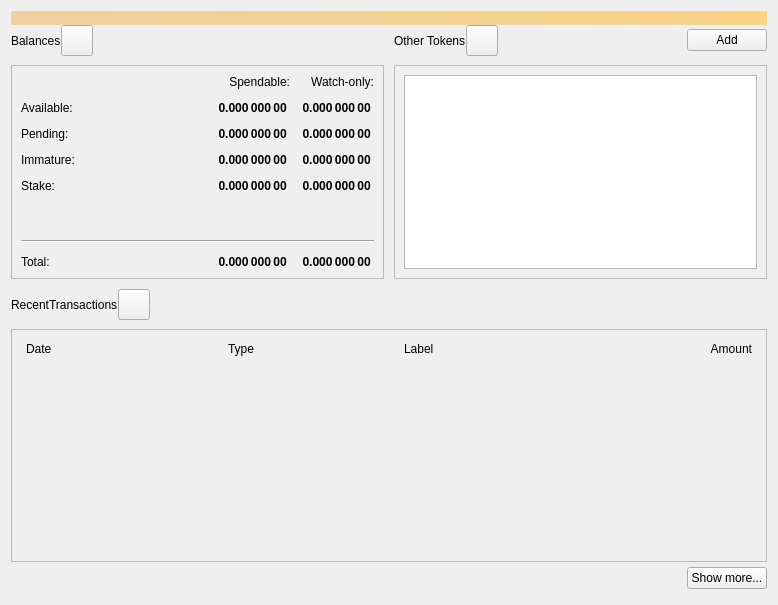
<?xml version="1.0" encoding="UTF-8"?>
<ui version="4.0">
 <class>OverviewPage</class>
 <widget class="QWidget" name="OverviewPage">
  <property name="geometry">
   <rect>
    <x>0</x>
    <y>0</y>
    <width>778</width>
    <height>605</height>
   </rect>
  </property>
  <property name="windowTitle">
   <string>Form</string>
  </property>
  <layout class="QVBoxLayout" name="topLayout">
   <property name="spacing">
    <number>0</number>
   </property>
   <item>
    <widget class="QLabel" name="labelAlerts">
     <property name="visible">
      <bool>false</bool>
     </property>
     <property name="styleSheet">
      <string notr="true">QLabel { background-color: qlineargradient(x1: 0, y1: 0, x2: 1, y2: 0, stop:0 #F0D0A0, stop:1 #F8D488); color:#000000; }</string>
     </property>
     <property name="wordWrap">
      <bool>true</bool>
     </property>
     <property name="margin">
      <number>3</number>
     </property>
     <property name="textInteractionFlags">
      <set>Qt::TextSelectableByMouse</set>
     </property>
    </widget>
   </item>
   <item>
    <layout class="QGridLayout" name="gridLayout_2">
     <item row="0" column="2">
      <layout class="QHBoxLayout" name="horizontalLayout_4">
       <property name="bottomMargin">
        <number>9</number>
       </property>
       <item>
        <widget class="QLabel" name="labelTokens">
         <property name="text">
          <string>Other Tokens</string>
         </property>
        </widget>
       </item>
       <item>
        <widget class="QToolButton" name="labelTokenStatus">
         <property name="toolTip">
          <string>The displayed information may be out of date. Your wallet automatically synchronizes with the DigiCoin network after a connection is established, but this process has not completed yet.</string>
         </property>
         <property name="text">
          <string/>
         </property>
         <property name="iconSize">
          <size>
           <width>24</width>
           <height>24</height>
          </size>
         </property>
         <property name="flat" stdset="0">
          <bool>false</bool>
         </property>
        </widget>
       </item>
       <item>
        <spacer name="horizontalSpacer_7">
         <property name="orientation">
          <enum>Qt::Horizontal</enum>
         </property>
         <property name="sizeHint" stdset="0">
          <size>
           <width>40</width>
           <height>20</height>
          </size>
         </property>
        </spacer>
       </item>
       <item>
        <widget class="QPushButton" name="buttonAddToken">
         <property name="text">
          <string>Add</string>
         </property>
        </widget>
       </item>
      </layout>
     </item>
     <item row="1" column="2">
      <widget class="QFrame" name="frameOtherTokens">
       <property name="minimumSize">
        <size>
         <width>0</width>
         <height>100</height>
        </size>
       </property>
       <property name="frameShape">
        <enum>QFrame::StyledPanel</enum>
       </property>
       <property name="frameShadow">
        <enum>QFrame::Raised</enum>
       </property>
       <layout class="QVBoxLayout" name="verticalLayout_10">
        <item>
         <widget class="QListView" name="listTokens">
          <property name="enabled">
           <bool>true</bool>
          </property>
         </widget>
        </item>
       </layout>
      </widget>
     </item>
     <item row="1" column="0">
      <widget class="QFrame" name="frameBalances">
       <property name="frameShape">
        <enum>QFrame::StyledPanel</enum>
       </property>
       <property name="frameShadow">
        <enum>QFrame::Raised</enum>
       </property>
       <layout class="QVBoxLayout" name="verticalLayout_4">
        <item>
         <layout class="QGridLayout" name="gridLayout">
          <property name="spacing">
           <number>12</number>
          </property>
          <item row="2" column="3">
           <widget class="QLabel" name="labelWatchPending">
            <property name="font">
             <font>
              <weight>75</weight>
              <bold>true</bold>
             </font>
            </property>
            <property name="cursor">
             <cursorShape>IBeamCursor</cursorShape>
            </property>
            <property name="toolTip">
             <string>Unconfirmed transactions to watch-only addresses</string>
            </property>
            <property name="text">
             <string notr="true">0.000 000 00 </string>
            </property>
            <property name="alignment">
             <set>Qt::AlignRight|Qt::AlignTrailing|Qt::AlignVCenter</set>
            </property>
            <property name="textInteractionFlags">
             <set>Qt::LinksAccessibleByMouse|Qt::TextSelectableByKeyboard|Qt::TextSelectableByMouse</set>
            </property>
           </widget>
          </item>
          <item row="2" column="2">
           <widget class="QLabel" name="labelUnconfirmed">
            <property name="font">
             <font>
              <weight>75</weight>
              <bold>true</bold>
             </font>
            </property>
            <property name="cursor">
             <cursorShape>IBeamCursor</cursorShape>
            </property>
            <property name="toolTip">
             <string>Total of transactions that have yet to be confirmed, and do not yet count toward the spendable balance</string>
            </property>
            <property name="text">
             <string notr="true">0.000 000 00 </string>
            </property>
            <property name="alignment">
             <set>Qt::AlignRight|Qt::AlignTrailing|Qt::AlignVCenter</set>
            </property>
            <property name="textInteractionFlags">
             <set>Qt::LinksAccessibleByMouse|Qt::TextSelectableByKeyboard|Qt::TextSelectableByMouse</set>
            </property>
           </widget>
          </item>
          <item row="3" column="2">
           <widget class="QLabel" name="labelImmature">
            <property name="font">
             <font>
              <weight>75</weight>
              <bold>true</bold>
             </font>
            </property>
            <property name="cursor">
             <cursorShape>IBeamCursor</cursorShape>
            </property>
            <property name="toolTip">
             <string>Mined balance that has not yet matured</string>
            </property>
            <property name="text">
             <string notr="true">0.000 000 00 </string>
            </property>
            <property name="alignment">
             <set>Qt::AlignRight|Qt::AlignTrailing|Qt::AlignVCenter</set>
            </property>
            <property name="textInteractionFlags">
             <set>Qt::LinksAccessibleByMouse|Qt::TextSelectableByKeyboard|Qt::TextSelectableByMouse</set>
            </property>
           </widget>
          </item>
          <item row="3" column="0">
           <widget class="QLabel" name="labelImmatureText">
            <property name="text">
             <string>Immature:</string>
            </property>
           </widget>
          </item>
          <item row="0" column="3">
           <widget class="QLabel" name="labelWatchonly">
            <property name="text">
             <string>Watch-only:</string>
            </property>
            <property name="alignment">
             <set>Qt::AlignRight|Qt::AlignTrailing|Qt::AlignVCenter</set>
            </property>
           </widget>
          </item>
          <item row="1" column="0">
           <widget class="QLabel" name="labelBalanceText">
            <property name="text">
             <string>Available:</string>
            </property>
           </widget>
          </item>
          <item row="1" column="2">
           <widget class="QLabel" name="labelBalance">
            <property name="font">
             <font>
              <weight>75</weight>
              <bold>true</bold>
             </font>
            </property>
            <property name="cursor">
             <cursorShape>IBeamCursor</cursorShape>
            </property>
            <property name="toolTip">
             <string>Your current spendable balance</string>
            </property>
            <property name="text">
             <string notr="true">0.000 000 00 </string>
            </property>
            <property name="alignment">
             <set>Qt::AlignRight|Qt::AlignTrailing|Qt::AlignVCenter</set>
            </property>
            <property name="textInteractionFlags">
             <set>Qt::LinksAccessibleByMouse|Qt::TextSelectableByKeyboard|Qt::TextSelectableByMouse</set>
            </property>
           </widget>
          </item>
          <item row="1" column="3">
           <widget class="QLabel" name="labelWatchAvailable">
            <property name="font">
             <font>
              <weight>75</weight>
              <bold>true</bold>
             </font>
            </property>
            <property name="cursor">
             <cursorShape>IBeamCursor</cursorShape>
            </property>
            <property name="toolTip">
             <string>Your current balance in watch-only addresses</string>
            </property>
            <property name="text">
             <string notr="true">0.000 000 00 </string>
            </property>
            <property name="alignment">
             <set>Qt::AlignRight|Qt::AlignTrailing|Qt::AlignVCenter</set>
            </property>
            <property name="textInteractionFlags">
             <set>Qt::LinksAccessibleByMouse|Qt::TextSelectableByKeyboard|Qt::TextSelectableByMouse</set>
            </property>
           </widget>
          </item>
          <item row="2" column="0">
           <widget class="QLabel" name="labelPendingText">
            <property name="text">
             <string>Pending:</string>
            </property>
           </widget>
          </item>
          <item row="0" column="2">
           <widget class="QLabel" name="labelSpendable">
            <property name="text">
             <string>Spendable:</string>
            </property>
            <property name="alignment">
             <set>Qt::AlignRight|Qt::AlignTrailing|Qt::AlignVCenter</set>
            </property>
           </widget>
          </item>
          <item row="4" column="0">
           <widget class="QLabel" name="labelStakeText">
            <property name="text">
             <string>Stake:</string>
            </property>
           </widget>
          </item>
          <item row="4" column="2">
           <widget class="QLabel" name="labelStake">
            <property name="font">
             <font>
              <weight>75</weight>
              <bold>true</bold>
             </font>
            </property>
            <property name="text">
             <string>0.000 000 00 </string>
            </property>
            <property name="alignment">
             <set>Qt::AlignRight|Qt::AlignTrailing|Qt::AlignVCenter</set>
            </property>
            <property name="textInteractionFlags">
             <set>Qt::LinksAccessibleByMouse|Qt::TextSelectableByKeyboard|Qt::TextSelectableByMouse</set>
            </property>
           </widget>
          </item>
          <item row="4" column="3">
           <widget class="QLabel" name="labelWatchStake">
            <property name="font">
             <font>
              <weight>75</weight>
              <bold>true</bold>
             </font>
            </property>
            <property name="text">
             <string>0.000 000 00 </string>
            </property>
            <property name="alignment">
             <set>Qt::AlignRight|Qt::AlignTrailing|Qt::AlignVCenter</set>
            </property>
            <property name="textInteractionFlags">
             <set>Qt::LinksAccessibleByMouse|Qt::TextSelectableByKeyboard|Qt::TextSelectableByMouse</set>
            </property>
           </widget>
          </item>
          <item row="3" column="3">
           <widget class="QLabel" name="labelWatchImmature">
            <property name="font">
             <font>
              <weight>75</weight>
              <bold>true</bold>
             </font>
            </property>
            <property name="cursor">
             <cursorShape>IBeamCursor</cursorShape>
            </property>
            <property name="toolTip">
             <string>Mined balance in watch-only addresses that has not yet matured</string>
            </property>
            <property name="text">
             <string notr="true">0.000 000 00 </string>
            </property>
            <property name="alignment">
             <set>Qt::AlignRight|Qt::AlignTrailing|Qt::AlignVCenter</set>
            </property>
            <property name="textInteractionFlags">
             <set>Qt::LinksAccessibleByMouse|Qt::TextSelectableByKeyboard|Qt::TextSelectableByMouse</set>
            </property>
           </widget>
          </item>
          <item row="7" column="3">
           <widget class="QLabel" name="labelWatchTotal">
            <property name="font">
             <font>
              <weight>75</weight>
              <bold>true</bold>
             </font>
            </property>
            <property name="cursor">
             <cursorShape>IBeamCursor</cursorShape>
            </property>
            <property name="toolTip">
             <string>Current total balance in watch-only addresses</string>
            </property>
            <property name="text">
             <string notr="true">0.000 000 00 </string>
            </property>
            <property name="alignment">
             <set>Qt::AlignRight|Qt::AlignTrailing|Qt::AlignVCenter</set>
            </property>
            <property name="textInteractionFlags">
             <set>Qt::LinksAccessibleByMouse|Qt::TextSelectableByKeyboard|Qt::TextSelectableByMouse</set>
            </property>
           </widget>
          </item>
          <item row="5" column="0" colspan="4">
           <spacer name="verticalSpacer">
            <property name="orientation">
             <enum>Qt::Vertical</enum>
            </property>
            <property name="sizeHint" stdset="0">
             <size>
              <width>20</width>
              <height>40</height>
             </size>
            </property>
           </spacer>
          </item>
          <item row="7" column="2">
           <widget class="QLabel" name="labelTotal">
            <property name="font">
             <font>
              <weight>75</weight>
              <bold>true</bold>
             </font>
            </property>
            <property name="cursor">
             <cursorShape>IBeamCursor</cursorShape>
            </property>
            <property name="toolTip">
             <string>Your current total balance</string>
            </property>
            <property name="text">
             <string notr="true">0.000 000 00 </string>
            </property>
            <property name="alignment">
             <set>Qt::AlignRight|Qt::AlignTrailing|Qt::AlignVCenter</set>
            </property>
            <property name="textInteractionFlags">
             <set>Qt::LinksAccessibleByMouse|Qt::TextSelectableByKeyboard|Qt::TextSelectableByMouse</set>
            </property>
           </widget>
          </item>
          <item row="0" column="1" rowspan="5">
           <spacer name="horizontalSpacer_5">
            <property name="orientation">
             <enum>Qt::Horizontal</enum>
            </property>
            <property name="sizeHint" stdset="0">
             <size>
              <width>40</width>
              <height>20</height>
             </size>
            </property>
           </spacer>
          </item>
          <item row="7" column="0">
           <widget class="QLabel" name="labelTotalText">
            <property name="text">
             <string>Total:        </string>
            </property>
           </widget>
          </item>
          <item row="6" column="0" colspan="4">
           <widget class="Line" name="hLine">
            <property name="styleSheet">
             <string notr="true">color: rgb(78, 154, 6);</string>
            </property>
            <property name="orientation">
             <enum>Qt::Horizontal</enum>
            </property>
           </widget>
          </item>
         </layout>
        </item>
       </layout>
      </widget>
     </item>
     <item row="0" column="0">
      <layout class="QHBoxLayout" name="horizontalLayout_2">
       <property name="bottomMargin">
        <number>9</number>
       </property>
       <item>
        <widget class="QLabel" name="labelBalances">
         <property name="text">
          <string>Balances</string>
         </property>
        </widget>
       </item>
       <item>
        <widget class="QToolButton" name="labelWalletStatus">
         <property name="enabled">
          <bool>true</bool>
         </property>
         <property name="toolTip">
          <string>The displayed information may be out of date. Your wallet automatically synchronizes with the DigiCoin network after a connection is established, but this process has not completed yet.</string>
         </property>
         <property name="text">
          <string/>
         </property>
         <property name="icon">
          <iconset>
           <normaloff>:/icons/warning</normaloff>
           <disabledoff>:/icons/warning</disabledoff>:/icons/warning</iconset>
         </property>
         <property name="iconSize">
          <size>
           <width>24</width>
           <height>24</height>
          </size>
         </property>
         <property name="flat" stdset="0">
          <bool>false</bool>
         </property>
        </widget>
       </item>
       <item>
        <spacer name="horizontalSpacer">
         <property name="orientation">
          <enum>Qt::Horizontal</enum>
         </property>
         <property name="sizeHint" stdset="0">
          <size>
           <width>40</width>
           <height>20</height>
          </size>
         </property>
        </spacer>
       </item>
      </layout>
     </item>
     <item row="0" column="1" rowspan="2">
      <spacer name="horizontalSpacer_4">
       <property name="orientation">
        <enum>Qt::Horizontal</enum>
       </property>
       <property name="sizeType">
        <enum>QSizePolicy::Fixed</enum>
       </property>
       <property name="sizeHint" stdset="0">
        <size>
         <width>10</width>
         <height>20</height>
        </size>
       </property>
      </spacer>
     </item>
    </layout>
   </item>
   <item>
    <spacer name="verticalSpacer_4">
     <property name="orientation">
      <enum>Qt::Vertical</enum>
     </property>
     <property name="sizeType">
      <enum>QSizePolicy::Fixed</enum>
     </property>
     <property name="sizeHint" stdset="0">
      <size>
       <width>20</width>
       <height>10</height>
      </size>
     </property>
    </spacer>
   </item>
   <item>
    <layout class="QHBoxLayout" name="horizontalLayout_6">
     <property name="bottomMargin">
      <number>9</number>
     </property>
     <item>
      <widget class="QLabel" name="labelRecentTransactions">
       <property name="text">
        <string>RecentTransactions</string>
       </property>
      </widget>
     </item>
     <item>
      <widget class="QToolButton" name="labelTransactionsStatus">
       <property name="enabled">
        <bool>true</bool>
       </property>
       <property name="toolTip">
        <string>The displayed information may be out of date. Your wallet automatically synchronizes with the DigiCoin network after a connection is established, but this process has not completed yet.</string>
       </property>
       <property name="text">
        <string/>
       </property>
       <property name="icon">
        <iconset>
         <normaloff>:/icons/warning</normaloff>
         <disabledoff>:/icons/warning</disabledoff>:/icons/warning</iconset>
       </property>
       <property name="iconSize">
        <size>
         <width>24</width>
         <height>24</height>
        </size>
       </property>
       <property name="flat" stdset="0">
        <bool>false</bool>
       </property>
      </widget>
     </item>
     <item>
      <spacer name="horizontalSpacer_3">
       <property name="orientation">
        <enum>Qt::Horizontal</enum>
       </property>
       <property name="sizeHint" stdset="0">
        <size>
         <width>40</width>
         <height>20</height>
        </size>
       </property>
      </spacer>
     </item>
    </layout>
   </item>
   <item>
    <layout class="QVBoxLayout" name="verticalLayout_3">
     <item>
      <widget class="QFrame" name="frameRecentTransactions">
       <property name="frameShape">
        <enum>QFrame::StyledPanel</enum>
       </property>
       <property name="frameShadow">
        <enum>QFrame::Raised</enum>
       </property>
       <layout class="QVBoxLayout" name="verticalLayout_8">
        <item>
         <layout class="QHBoxLayout" name="horizontalLayout_3">
          <property name="spacing">
           <number>5</number>
          </property>
          <property name="leftMargin">
           <number>5</number>
          </property>
          <property name="rightMargin">
           <number>5</number>
          </property>
          <item>
           <widget class="QLabel" name="labelDate">
            <property name="text">
             <string>Date</string>
            </property>
           </widget>
          </item>
          <item>
           <spacer name="horizontalSpacer_2">
            <property name="orientation">
             <enum>Qt::Horizontal</enum>
            </property>
            <property name="sizeType">
             <enum>QSizePolicy::Fixed</enum>
            </property>
            <property name="sizeHint" stdset="0">
             <size>
              <width>25</width>
              <height>20</height>
             </size>
            </property>
           </spacer>
          </item>
          <item>
           <widget class="QLabel" name="labelType">
            <property name="text">
             <string>Type</string>
            </property>
           </widget>
          </item>
          <item>
           <widget class="QLabel" name="labelAddress">
            <property name="text">
             <string>Label</string>
            </property>
           </widget>
          </item>
          <item>
           <widget class="QLabel" name="labelAmount">
            <property name="text">
             <string>Amount</string>
            </property>
            <property name="alignment">
             <set>Qt::AlignRight|Qt::AlignTrailing|Qt::AlignVCenter</set>
            </property>
           </widget>
          </item>
         </layout>
        </item>
        <item>
         <widget class="QListView" name="listTransactions">
          <property name="styleSheet">
           <string notr="true">QListView { background: transparent; }</string>
          </property>
          <property name="frameShape">
           <enum>QFrame::NoFrame</enum>
          </property>
          <property name="verticalScrollBarPolicy">
           <enum>Qt::ScrollBarAlwaysOff</enum>
          </property>
          <property name="horizontalScrollBarPolicy">
           <enum>Qt::ScrollBarAlwaysOff</enum>
          </property>
         </widget>
        </item>
       </layout>
      </widget>
     </item>
     <item>
      <layout class="QHBoxLayout" name="horizontalLayout">
       <property name="topMargin">
        <number>5</number>
       </property>
       <property name="bottomMargin">
        <number>5</number>
       </property>
       <item>
        <spacer name="horizontalSpacer_6">
         <property name="orientation">
          <enum>Qt::Horizontal</enum>
         </property>
         <property name="sizeHint" stdset="0">
          <size>
           <width>40</width>
           <height>20</height>
          </size>
         </property>
        </spacer>
       </item>
       <item>
        <widget class="QPushButton" name="showMoreButton">
         <property name="text">
          <string>Show more...</string>
         </property>
        </widget>
       </item>
      </layout>
     </item>
    </layout>
   </item>
  </layout>
 </widget>
 <resources/>
 <connections/>
</ui>
